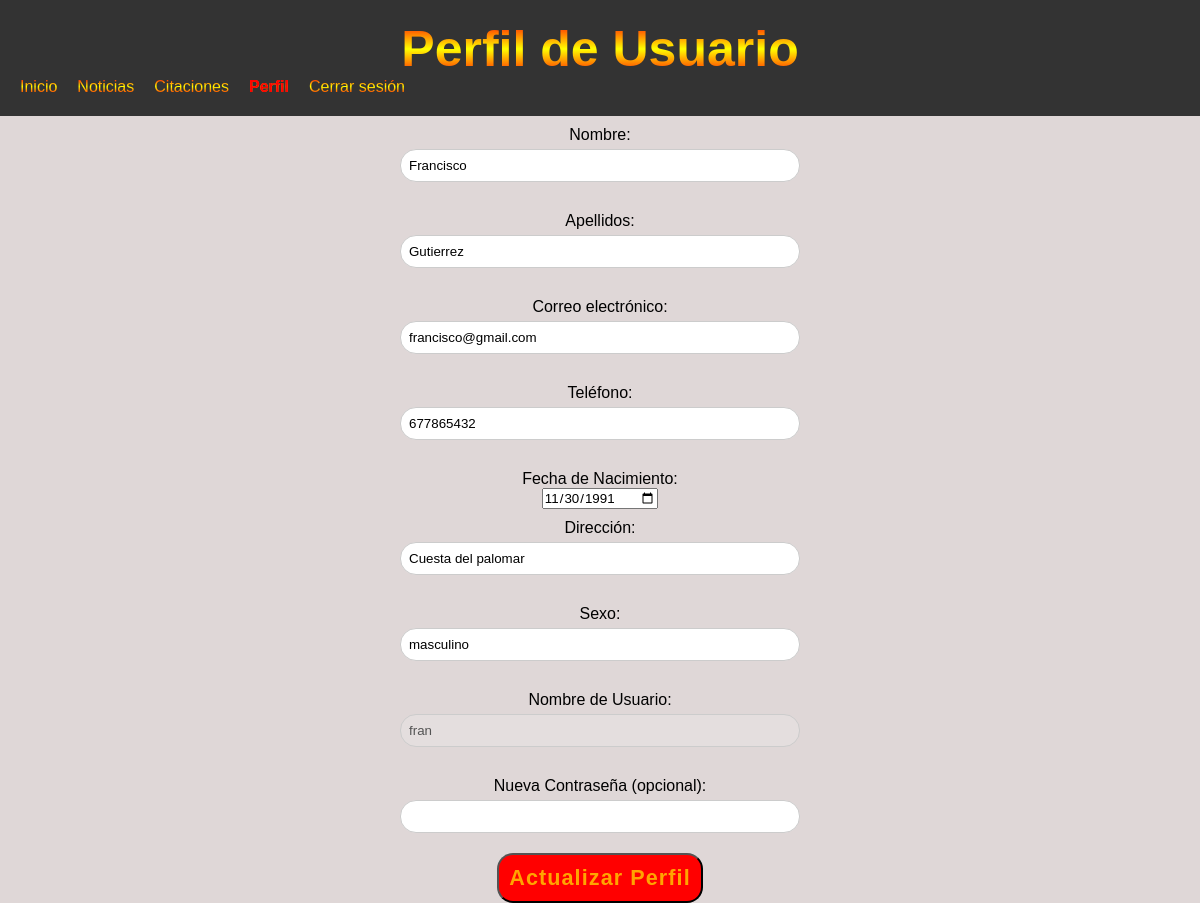
Screenshot of /Francisco_Gutierrez_TrabajoPHP/views/perfil.php (signed in) with the database file from the repository.
### tables this page shows
CREATE TABLE `users_data` (
  `idUser` int(11) NOT NULL,
  `nombre` varchar(255) NOT NULL,
  `apellidos` varchar(255) NOT NULL,
  `email` varchar(255) NOT NULL,
  `telefono` varchar(20) NOT NULL,
  `fecha_nacimiento` date NOT NULL,
  `direccion` text DEFAULT NULL,
  `sexo` enum('masculino','femenino','otro') NOT NULL
);

CREATE TABLE `users_login` (
  `idLogin` int(11) NOT NULL,
  `idUser` int(11) NOT NULL,
  `usuario` varchar(255) NOT NULL,
  `password` varchar(255) NOT NULL,
  `rol` enum('admin','user') NOT NULL
);

### Francisco_Gutierrez_TrabajoPHP/views/perfil.php (the view, shortened to what this page needs)
<?php
$servername = "localhost";
$username = "root";
$password = "";
$dbname = "noticias_db";
$conn = new mysqli($servername, $username, $password, $dbname);
$username = $_SESSION['username'];
$sql = "SELECT idUser, usuario FROM users_login WHERE usuario='$username'";
$result = $conn->query($sql);
if ($result->num_rows > 0) {
    $login_data = $result->fetch_assoc();
    $idUser = $login_data['idUser'];
    $sql_data = "SELECT nombre, apellidos, email, telefono, fecha_nacimiento, direccion, sexo
                 FROM users_data WHERE idUser='$idUser'";
    $result_data = $conn->query($sql_data);
    if ($result_data->num_rows > 0) {
        $user_data = $result_data->fetch_assoc();
    } else {
        echo "Error: Datos de usuario no encontrados.";
        $conn->close();
        exit();
    }
} else {
    echo "Error: Usuario no encontrado.";
    $conn->close();
    exit();
}
?>
<!DOCTYPE html>
<html lang="en">
<head>
    <link rel="stylesheet" href="../css/style.css">
    <link rel="stylesheet" href="../css/style_perfil.css">
</head>
<body>
    <header>
        <h1>Perfil de Usuario</h1>
        <nav>
            <ul>
                <li><a href="../index.php">Inicio</a></li>
                <li><a href="../views/noticias.php">Noticias</a></li>
                <li><a href="../views/citaciones.php">Citaciones</a></li>
                <li><a href="../views/perfil.php" class="active">Perfil</a></li>
                <li><a href="../add/logout.php">Cerrar sesión</a></li>
            </ul>
        </nav>
    </header>
    <main>
        <form action="../add/actualizar_perfil.php" method="POST">
            <label for="nombre">Nombre:</label>
            <input type="text" id="nombre" name="nombre" value="<?php echo $user_data['nombre']; ?>" required>
            <label for="apellidos">Apellidos:</label>
            <input type="text" id="apellidos" name="apellidos" value="<?php echo $user_data['apellidos']; ?>" required>
            <label for="email">Correo electrónico:</label>
            <input type="email" id="email" name="email" value="<?php echo $user_data['email']; ?>" required>
            <label for="telefono">Teléfono:</label>
            <input type="text" id="telefono" name="telefono" value="<?php echo $user_data['telefono']; ?>" required>
            <label for="fecha_nacimiento">Fecha de Nacimiento:</label>
            <input type="date" id="fecha_nacimiento" name="fecha_nacimiento" value="<?php echo $user_data['fecha_nacimiento']; ?>" required>
            <label for="direccion">Dirección:</label>
            <input type="text" id="direccion" name="direccion" value="<?php echo $user_data['direccion']; ?>">
            <label for="sexo">Sexo:</label>
            <input type="text" id="sexo" name="sexo" value="<?php echo $user_data['sexo']; ?>">
            <label for="usuario">Nombre de Usuario:</label>
            <input type="text" id="usuario" name="usuario" value="<?php echo $login_data['usuario']; ?>" disabled>
            <label for="password">Nueva Contraseña (opcional):</label>
            <input type="password" id="password" name="password">
            <input type="submit" value="Actualizar Perfil">
        </form>
    </main>
</body>
</html>

### Francisco_Gutierrez_TrabajoPHP/css/style.css (style rules this page uses)
* { margin: 0; padding: 0; box-sizing: border-box; font-family: Arial, sans-serif; }
html, body { margin: 0; padding: 0; background-color: rgb(223, 215, 215); scroll-behavior: smooth; }
header { background-color: #333; padding: 20px; text-align: center; }
nav ul { list-style: none; margin: 0; padding: 0; display: flex; justify-content: left; }
nav li { margin-right: 20px; }
nav a { color: #fff; background: linear-gradient(red, yellow, red); -webkit-background-clip: text; background-clip: text; color: transparent; transition: font-size 0.2s; }
nav a.active { color: rgb(255, 0, 0); text-decoration: none; font-weight: bold; }

### Francisco_Gutierrez_TrabajoPHP/css/style_perfil.css (style rules this page uses)
body { font-family: Arial, sans-serif; }
nav ul { display: flex; justify-content: left; list-style: none; margin: 0; padding: 0; }
nav li { margin-right: 20px; }
nav a { color: #fff; background: linear-gradient(red, yellow, red); -webkit-background-clip: text; background-clip: text; color: transparent; transition: font-size 0.2s; }
nav a.active { color: rgb(255, 0, 0); text-decoration: none; font-weight: bold; }
form { display: flex; flex-direction: column; align-items: center; max-width: 400px; margin: auto; }
label { display: block; margin-top: 10px; }
input[type="text"], input[type="email"], input[type="password"] { width: 100%; padding: 8px; margin-top: 5px; margin-bottom: 20px; border: 1px solid #ccc; border-radius: 16px; }
input[type="submit"] { display: flex; padding: 10px; background: red; animation: animate 4s linear infinite; color: orange; font-weight: 600; font-size: 1.35em; letter-spacing: 0.05em; border-radius: 16px; cursor: pointer; }

### rows the page displays
users_data: nombre "Francisco", apellidos "Gutierrez", email "francisco@gmail.com", telefono "677865432", fecha_nacimiento "11/30/1991", direccion "Cuesta del palomar", sexo "masculino"
users_login: usuario "fran"
